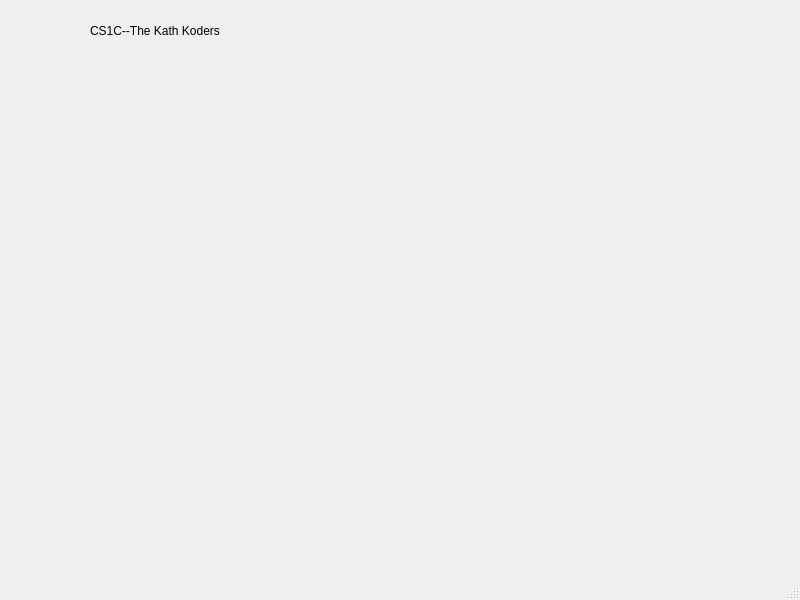
<?xml version="1.0" encoding="UTF-8"?>
<ui version="4.0">
 <class>MainWindow</class>
 <widget class="QMainWindow" name="MainWindow">
  <property name="geometry">
   <rect>
    <x>0</x>
    <y>0</y>
    <width>800</width>
    <height>600</height>
   </rect>
  </property>
  <property name="windowTitle">
   <string>MainWindow</string>
  </property>
  <widget class="QWidget" name="centralwidget">
   <widget class="QPushButton" name="pushButton">
    <property name="geometry">
     <rect>
      <x>710</x>
      <y>20</y>
      <width>50</width>
      <height>30</height>
     </rect>
    </property>
    <property name="styleSheet">
     <string notr="true">border:none;</string>
    </property>
    <property name="text">
     <string/>
    </property>
    <property name="icon">
     <iconset resource="Resources.qrc">
      <normaloff>:/icons/feather/message-square.svg</normaloff>:/icons/feather/message-square.svg</iconset>
    </property>
    <property name="iconSize">
     <size>
      <width>20</width>
      <height>20</height>
     </size>
    </property>
   </widget>
   <widget class="QLabel" name="label">
    <property name="geometry">
     <rect>
      <x>90</x>
      <y>10</y>
      <width>211</width>
      <height>41</height>
     </rect>
    </property>
    <property name="styleSheet">
     <string notr="true">font: 700 14pt &quot;Segoe UI&quot;;</string>
    </property>
    <property name="text">
     <string>CS1C--The Kath Koders</string>
    </property>
   </widget>
   <widget class="QLabel" name="label_2">
    <property name="geometry">
     <rect>
      <x>20</x>
      <y>10</y>
      <width>61</width>
      <height>41</height>
     </rect>
    </property>
    <property name="styleSheet">
     <string notr="true">border-image: url(:/picture/projectLogo.png);</string>
    </property>
    <property name="text">
     <string/>
    </property>
   </widget>
   <widget class="QPushButton" name="pushButton_2">
    <property name="geometry">
     <rect>
      <x>650</x>
      <y>20</y>
      <width>50</width>
      <height>30</height>
     </rect>
    </property>
    <property name="styleSheet">
     <string notr="true">border:none;</string>
    </property>
    <property name="text">
     <string/>
    </property>
    <property name="icon">
     <iconset resource="Resources.qrc">
      <normaloff>:/icons/feather/users.svg</normaloff>:/icons/feather/users.svg</iconset>
    </property>
    <property name="iconSize">
     <size>
      <width>20</width>
      <height>20</height>
     </size>
    </property>
   </widget>
  </widget>
  <widget class="QMenuBar" name="menubar">
   <property name="geometry">
    <rect>
     <x>0</x>
     <y>0</y>
     <width>800</width>
     <height>20</height>
    </rect>
   </property>
  </widget>
  <widget class="QStatusBar" name="statusbar"/>
 </widget>
 <resources>
  <include location="Resources.qrc"/>
 </resources>
 <connections/>
</ui>
